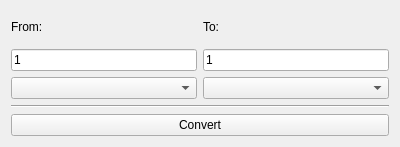
<?xml version="1.0" encoding="UTF-8"?>
<ui version="4.0">
 <class>MainWindow</class>
 <widget class="QMainWindow" name="MainWindow">
  <property name="geometry">
   <rect>
    <x>0</x>
    <y>0</y>
    <width>400</width>
    <height>147</height>
   </rect>
  </property>
  <property name="windowTitle">
   <string>MainWindow</string>
  </property>
  <widget class="QWidget" name="centralWidget">
   <layout class="QVBoxLayout" name="verticalLayout">
    <item>
     <layout class="QHBoxLayout" name="horizontalLayout_3">
      <item>
       <widget class="QLabel" name="label_2">
        <property name="text">
         <string>From:</string>
        </property>
       </widget>
      </item>
      <item>
       <widget class="QLabel" name="label">
        <property name="text">
         <string>To:</string>
        </property>
       </widget>
      </item>
     </layout>
    </item>
    <item>
     <layout class="QHBoxLayout" name="horizontalLayout">
      <item>
       <widget class="QLineEdit" name="amountFrom">
        <property name="text">
         <string>1</string>
        </property>
       </widget>
      </item>
      <item>
       <widget class="QLineEdit" name="amountTo">
        <property name="cursor">
         <cursorShape>ForbiddenCursor</cursorShape>
        </property>
        <property name="text">
         <string>1</string>
        </property>
        <property name="readOnly">
         <bool>true</bool>
        </property>
       </widget>
      </item>
     </layout>
    </item>
    <item>
     <layout class="QHBoxLayout" name="horizontalLayout_2">
      <item>
       <widget class="QComboBox" name="currencyFrom"/>
      </item>
      <item>
       <widget class="QComboBox" name="currencyTo"/>
      </item>
     </layout>
    </item>
    <item>
     <widget class="Line" name="line">
      <property name="orientation">
       <enum>Qt::Horizontal</enum>
      </property>
     </widget>
    </item>
    <item>
     <widget class="QPushButton" name="convertButton">
      <property name="text">
       <string>Convert</string>
      </property>
     </widget>
    </item>
   </layout>
  </widget>
 </widget>
 <layoutdefault spacing="6" margin="11"/>
 <resources/>
 <connections/>
</ui>
